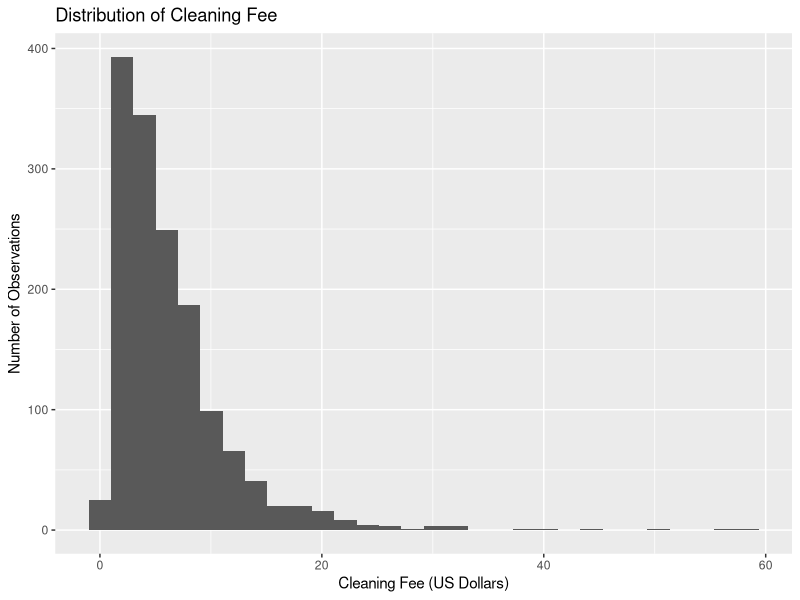

Recreate this plot in R.
## ---- chunk 1
knitr::opts_chunk$set(echo = TRUE)
## ---- chunk 2
library(tidyverse)
library(stringr)
library(knitr)
library(skimr)
library(broom)
## ---- chunk 3
airbnb <- read.csv("listings.csv")
## ---- chunk 4
airbnb <- airbnb %>% mutate(cleaning_fee = price * 0.02)
## ---- chunk 5
ggplot(data = airbnb, aes(x = cleaning_fee)) +
  geom_histogram() +
  labs(x = "Cleaning Fee (US Dollars)", y = "Number of Observations", title = "Distribution of Cleaning Fee")

airbnb %>% summarise(mean = mean(cleaning_fee),
                     median = median(cleaning_fee),
                     std_dev = sd(cleaning_fee),
                     iqr = IQR(cleaning_fee))
## ---- chunk 6
count(airbnb, neighbourhood)
## ---- chunk 7
airbnb <- airbnb %>% mutate(neigh_simp = fct_lump_n(neighbourhood, n = 3))

count(airbnb, neigh_simp)
## ---- chunk 8
count(airbnb, minimum_nights)
## ---- chunk 9
airbnb <- airbnb %>% filter(minimum_nights <= 3)
count(airbnb, minimum_nights)
## ---- chunk 10
airbnb <- airbnb %>% mutate(price_3_nights = 3 * price + cleaning_fee)
## ---- chunk 11
model <- lm(price_3_nights ~ neigh_simp + number_of_reviews + reviews_per_month, data = airbnb)
tidy(model, conf.int = TRUE) %>% 
  kable(format = "markdown", digits = 3)
